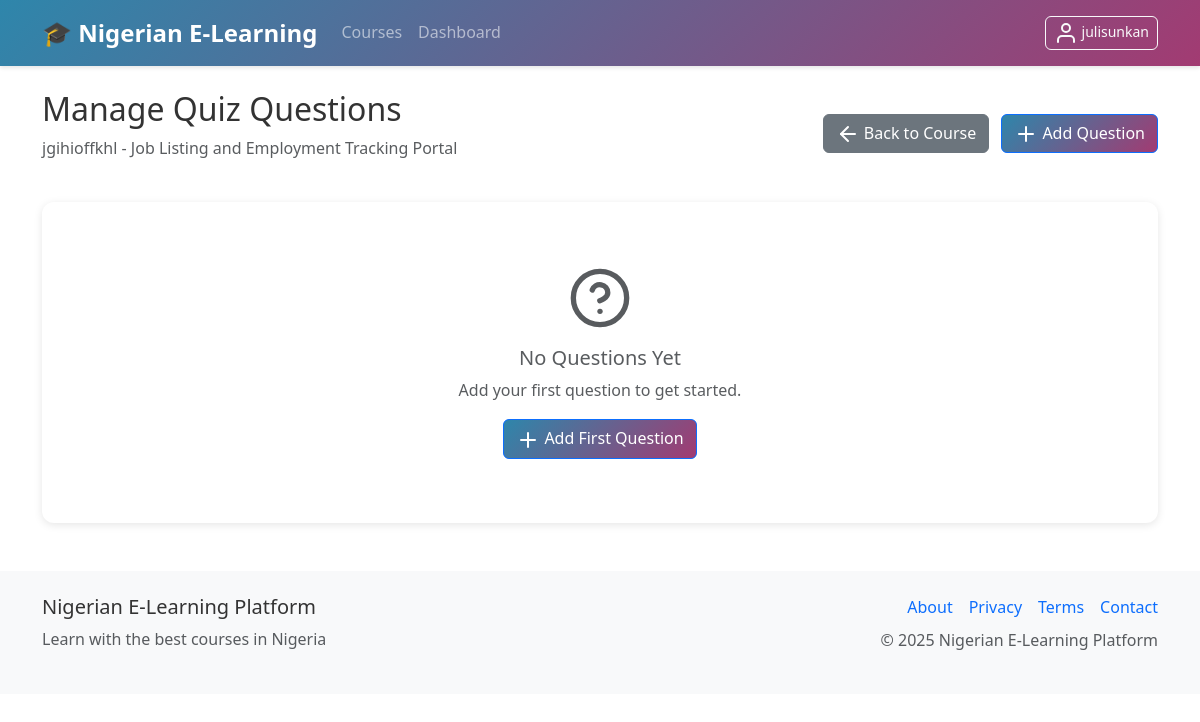
Screenshot of /instructor/quizzes/1/questions (signed in) with the database file from the repository.
### models.py (models this page shows, shortened)
class User(UserMixin, db.Model):
    id = db.Column(db.Integer, primary_key=True)
    username = db.Column(db.String(80), unique=True, nullable=False)
    email = db.Column(db.String(120), unique=True, nullable=False)
    password_hash = db.Column(db.String(256), nullable=False)
    role = db.Column(db.String(20), nullable=False, default='student')  # admin, instructor, tutor, student
    first_name = db.Column(db.String(50))
    last_name = db.Column(db.String(50))
    active = db.Column(db.Boolean, default=True)
    banned = db.Column(db.Boolean, default=False)
    ban_reason = db.Column(db.Text)
    email_verified = db.Column(db.Boolean, default=False)
    verification_token = db.Column(db.String(100))
    password_reset_token = db.Column(db.String(100))
    password_reset_expires = db.Column(db.DateTime)
    email_verification_token = db.Column(db.String(100))
    email_verification_expires = db.Column(db.DateTime)
    premium_user = db.Column(db.Boolean, default=False)
    instructor_verified = db.Column(db.Boolean, default=False)
    badge_level = db.Column(db.String(20), default='basic')  # basic, bronze, silver, gold, premium
    wallet_balance = db.Column(db.Float, default=0.0)
    created_at = db.Column(db.DateTime, default=datetime.utcnow)
    last_login = db.Column(db.DateTime)
    courses_created = db.relationship('Course', foreign_keys='Course.instructor_id', backref='instructor', lazy='dynamic')
    enrollments = db.relationship('Enrollment', backref='student', lazy='dynamic')
    payments = db.relationship('Payment', backref='user', lazy='dynamic')
    wallet_transactions = db.relationship('WalletTransaction', backref='user', lazy='dynamic')
    quiz_attempts = db.relationship('QuizAttempt', backref='user', lazy='dynamic')
    assignment_submissions = db.relationship('AssignmentSubmission', backref='user', lazy='dynamic')
    course_credits = db.relationship('CourseCredit', backref='student_credit', lazy='dynamic')
    withdrawal_requests = db.relationship('WithdrawalRequest', foreign_keys='WithdrawalRequest.tutor_id', backref='tutor', lazy='dynamic')

class Quiz(db.Model):
    id = db.Column(db.Integer, primary_key=True)
    title = db.Column(db.String(200), nullable=False)
    description = db.Column(db.Text)
    course_id = db.Column(db.Integer, db.ForeignKey('course.id'), nullable=False)
    time_limit = db.Column(db.Integer, default=30)  # minutes
    max_attempts = db.Column(db.Integer, default=3)
    is_active = db.Column(db.Boolean, default=True)
    max_credits = db.Column(db.Integer, default=10)  # Maximum credits for this quiz
    pass_threshold = db.Column(db.Float, default=70.0)  # Minimum percentage to earn credits
    created_at = db.Column(db.DateTime, default=datetime.utcnow)
    questions = db.relationship('QuizQuestion', backref='quiz', lazy='dynamic', cascade='all, delete-orphan')
    attempts = db.relationship('QuizAttempt', backref='quiz', lazy='dynamic', cascade='all, delete-orphan')

class Course(db.Model):
    id = db.Column(db.Integer, primary_key=True)
    title = db.Column(db.String(200), nullable=False)
    description = db.Column(db.Text)
    category = db.Column(db.String(100), default='General')  # Added missing category field
    price = db.Column(db.Float, nullable=False, default=0.0)
    instructor_id = db.Column(db.Integer, db.ForeignKey('user.id'), nullable=False)
    is_active = db.Column(db.Boolean, default=True)
    approval_status = db.Column(db.String(20), default='pending')  # pending, approved, rejected
    approved_by = db.Column(db.Integer, db.ForeignKey('user.id'))  # admin who approved
    approved_at = db.Column(db.DateTime)
    rejection_reason = db.Column(db.Text)
    min_credits_for_certificate = db.Column(db.Integer, default=70)  # Minimum credits needed for certificate
    total_available_credits = db.Column(db.Integer, default=100)     # Total credits available in course
    created_at = db.Column(db.DateTime, default=datetime.utcnow)
    updated_at = db.Column(db.DateTime, default=datetime.utcnow, onupdate=datetime.utcnow)
    lessons = db.relationship('Lesson', backref='course', lazy='dynamic', cascade='all, delete-orphan')
    enrollments = db.relationship('Enrollment', backref='course', lazy='dynamic', cascade='all, delete-orphan')
    quizzes = db.relationship('Quiz', backref='course', lazy='dynamic', cascade='all, delete-orphan')
    assignments = db.relationship('Assignment', backref='course', lazy='dynamic', cascade='all, delete-orphan')
    course_credits = db.relationship('CourseCredit', backref='course', lazy='dynamic', cascade='all, delete-orphan')
    course_vouchers = db.relationship('Voucher', foreign_keys='Voucher.course_id', backref='course', lazy='dynamic', cascade='all, delete-orphan')

### routes.py (the view)
@app.route('/instructor/quizzes/<int:quiz_id>/questions')
@login_required
@instructor_required
def instructor_quiz_questions(quiz_id):
    quiz = Quiz.query.get_or_404(quiz_id)
    course = quiz.course
    if current_user.role != 'admin' and course.instructor_id != current_user.id:
        flash('You can only manage questions from your own courses', 'danger')
        return redirect(url_for('manage_courses'))
    questions = QuizQuestion.query.filter_by(quiz_id=quiz_id).all()
    form = QuizQuestionForm()  # For CSRF token
    return render_template('instructor/quiz_questions.html', quiz=quiz, questions=questions, form=form)

### app.py (called while the page is built)
@login_manager.user_loader
def load_user(user_id):
    from models import User
    return User.query.get(int(user_id))

### routes.py (called while the page is built)
@app.context_processor
def inject_settings():
    settings = SystemSettings.query.first()
    return dict(settings=settings)

### utils.py (called while the page is built)
def instructor_required(f):
    @wraps(f)
    def decorated_function(*args, **kwargs):
        if not current_user.is_authenticated or current_user.role not in ['admin', 'instructor', 'tutor']:
            flash('Instructor access required', 'danger')
            return redirect(url_for('dashboard'))
        return f(*args, **kwargs)
    return decorated_function

### templates/instructor/quiz_questions.html (shortened to what this page needs)
{% extends "base.html" %}
{% block content %}
<div class="row">
    <div class="col-12">
        <div class="d-flex justify-content-between align-items-center mb-4">
            <div>
                <h2>Manage Quiz Questions</h2>
                <p class="text-muted">{{ quiz.title }} - {{ quiz.course.title }}</p>
            </div>
            <div>
                <a href="{{ url_for('course_detail', course_id=quiz.course_id) }}" class="btn btn-secondary me-2">
                    <i data-feather="arrow-left" class="me-1"></i>Back to Course
                </a>
                <a href="{{ url_for('instructor_add_question', quiz_id=quiz.id) }}" class="btn btn-primary">
                    <i data-feather="plus" class="me-1"></i>Add Question
                </a>
            </div>
        </div>
        <div class="card">
            <div class="card-body">
                {% if questions %}
                <div class="accordion" id="questionsAccordion">
                    {% for question in questions %}
                    <div class="accordion-item">
                        <h2 class="accordion-header" id="heading{{ question.id }}">
                            <button class="accordion-button collapsed" type="button" data-bs-toggle="collapse"
                                    data-bs-target="#collapse{{ question.id }}" aria-expanded="false">
                                <div class="d-flex justify-content-between align-items-center w-100 me-3">
                                    <span><strong>Question {{ loop.index }}:</strong> {{ question.question[:80] }}{% if question.question|length > 80 %}...{% endif %}</span>
                                    <span class="badge bg-primary">{{ question.points }} point{{ 's' if question.points != 1 else '' }}</span>
                                </div>
                            </button>
                        </h2>
                        <div id="collapse{{ question.id }}" class="accordion-collapse collapse"
                             data-bs-parent="#questionsAccordion">
                            <div class="accordion-body">
                                <div class="row">
                                    <div class="col-md-8">
                                        <p><strong>Question:</strong> {{ question.question }}</p>
                                        <div class="row">
                                            <div class="col-md-6">
                                                <p><strong>Option A:</strong> {{ question.option_a }}</p>
                                                <p><strong>Option B:</strong> {{ question.option_b }}</p>
                                            </div>
                                            <div class="col-md-6">
                                                <p><strong>Option C:</strong> {{ question.option_c }}</p>
                                                <p><strong>Option D:</strong> {{ question.option_d }}</p>
                                            </div>
                                        </div>
                                        <p><strong>Correct Answer:</strong>
                                            <span class="badge bg-success">
                                                Option {{ question.correct_answer }} -
                                                {% if question.correct_answer == 'A' %}{{ question.option_a }}
                                                {% elif question.correct_answer == 'B' %}{{ question.option_b }}
                                                {% elif question.correct_answer == 'C' %}{{ question.option_c }}
                                                {% else %}{{ question.option_d }}
                                                {% endif %}
                                            </span>
                                        </p>
                                    </div>
                                    <div class="col-md-4">
                                        <div class="d-grid gap-2">
                                            <a href="{{ url_for('instructor_edit_question', question_id=question.id) }}"
                                               class="btn btn-warning btn-sm">
                                                <i data-feather="edit" class="me-1"></i>Edit Question
                                            </a>
                                            <button type="button" class="btn btn-danger btn-sm"
                                                    onclick="confirmDelete({{ question.id }}, '{{ question.question[:50]|replace("'", "\\'") }}...')">
                                                <i data-feather="trash-2" class="me-1"></i>Delete Question
                                            </button>
                                        </div>
                                    </div>
                                </div>
                            </div>
                        </div>
                    </div>
                    {% endfor %}
                </div>
                {% else %}
                <div class="text-center py-5">
                    <i data-feather="help-circle" style="width: 64px; height: 64px;" class="text-muted mb-3"></i>
                    <h5 class="text-muted">No Questions Yet</h5>
                    <p class="text-muted">Add your first question to get started.</p>
                    <a href="{{ url_for('instructor_add_question', quiz_id=quiz.id) }}" class="btn btn-primary">
                        <i data-feather="plus" class="me-1"></i>Add First Question
                    </a>
                </div>
                {% endif %}
            </div>
        </div>
    </div>
</div>
{% endblock %}

### templates/base.html (shortened to what this page needs)
<!DOCTYPE html>
<html lang="en">
<head>
    {% set critical_css = get_critical_css() %}
    <link rel="preload" href="https://cdn.jsdelivr.net/npm/bootstrap@5.3.0/dist/css/bootstrap.min.css" as="style" onload="this.onload=null;this.rel='stylesheet'">
    <link rel="preload" href="{{ url_for('static', filename='css/style.css') }}" as="style" onload="this.onload=null;this.rel='stylesheet'">
</head>
<body>
    <nav class="navbar navbar-expand-lg navbar-dark bg-primary">
        <div class="container">
            <a class="navbar-brand" href="{{ url_for('index') }}">
                <strong>🎓 Nigerian E-Learning</strong>
            </a>
            <div class="collapse navbar-collapse" id="navbarNav">
                <ul class="navbar-nav me-auto">
                    <li class="nav-item">
                        <a class="nav-link" href="{{ url_for('courses') }}">Courses</a>
                    </li>
                    {% if current_user.is_authenticated %}
                    <li class="nav-item">
                        <a class="nav-link" href="{{ url_for('dashboard') }}">Dashboard</a>
                    </li>
                    {% endif %}
                </ul>
                <ul class="navbar-nav">
                    {% if current_user.is_authenticated %}
                    <li class="nav-item">
                        <button class="btn btn-outline-light btn-sm" type="button" data-bs-toggle="offcanvas" data-bs-target="#profileOffcanvas" aria-controls="profileOffcanvas">
                            <i data-feather="user"></i> {{ current_user.username }}
                        </button>
                    </li>
                    {% endif %}
                </ul>
            </div>
        </div>
    </nav>
    <main class="container my-4">
        {% block content %}{% endblock %}
    </main>
    <footer class="bg-light mt-5 py-4">
        <div class="container">
            <div class="row">
                <div class="col-md-6">
                    <h5>Nigerian E-Learning Platform</h5>
                    <p class="text-muted">Learn with the best courses in Nigeria</p>
                </div>
                <div class="col-md-6 text-md-end">
                    <div class="d-flex justify-content-md-end justify-content-center gap-3 mb-2">
                        <a href="#" class="text-decoration-none">About</a>
                        <a href="#" class="text-decoration-none">Privacy</a>
                        <a href="#" class="text-decoration-none">Terms</a>
                        <a href="#" class="text-decoration-none">Contact</a>
                    </div>
                    <p class="text-muted">© 2025 Nigerian E-Learning Platform</p>
                </div>
            </div>
        </div>
    </footer>
</body>
</html>

### static/css/style.css (style rules this page uses)
:root { --primary-color: #0d6efd; --success-color: #198754; --warning-color: #ffc107; --danger-color: #dc3545; --naira-color: #00b04f; --dark-color: #212529; --light-color: #f8f9fa; }
body { font-family: 'Segoe UI', Tahoma, Geneva, Verdana, sans-serif; line-height: 1.6; color: #333; }
.navbar-brand { font-weight: 700; font-size: 1.5rem; }
.navbar-nav .nav-link { font-weight: 500; transition: color 0.3s ease; }
.card { border: none; box-shadow: 0 0.125rem 0.25rem rgba(0, 0, 0, 0.075); transition: box-shadow 0.15s ease-in-out; }
.btn { border-radius: 0.375rem; font-weight: 500; transition: all 0.3s ease; }
.btn-primary { background-color: var(--primary-color); border-color: var(--primary-color); }
footer { margin-top: auto; }

### templates/base.html (style rules this page uses)
:root { --vh: 1vh; }
.nav-link, .dropdown-item { padding: 12px 16px; }
.card { border-radius: 12px; box-shadow: 0 2px 8px rgba(0,0,0,0.1); }

### rows the page displays
User: username "julisunkan"
Quiz: title "jgihioffkhl"
Course: course "Job Listing and Employment Tracking Portal"
